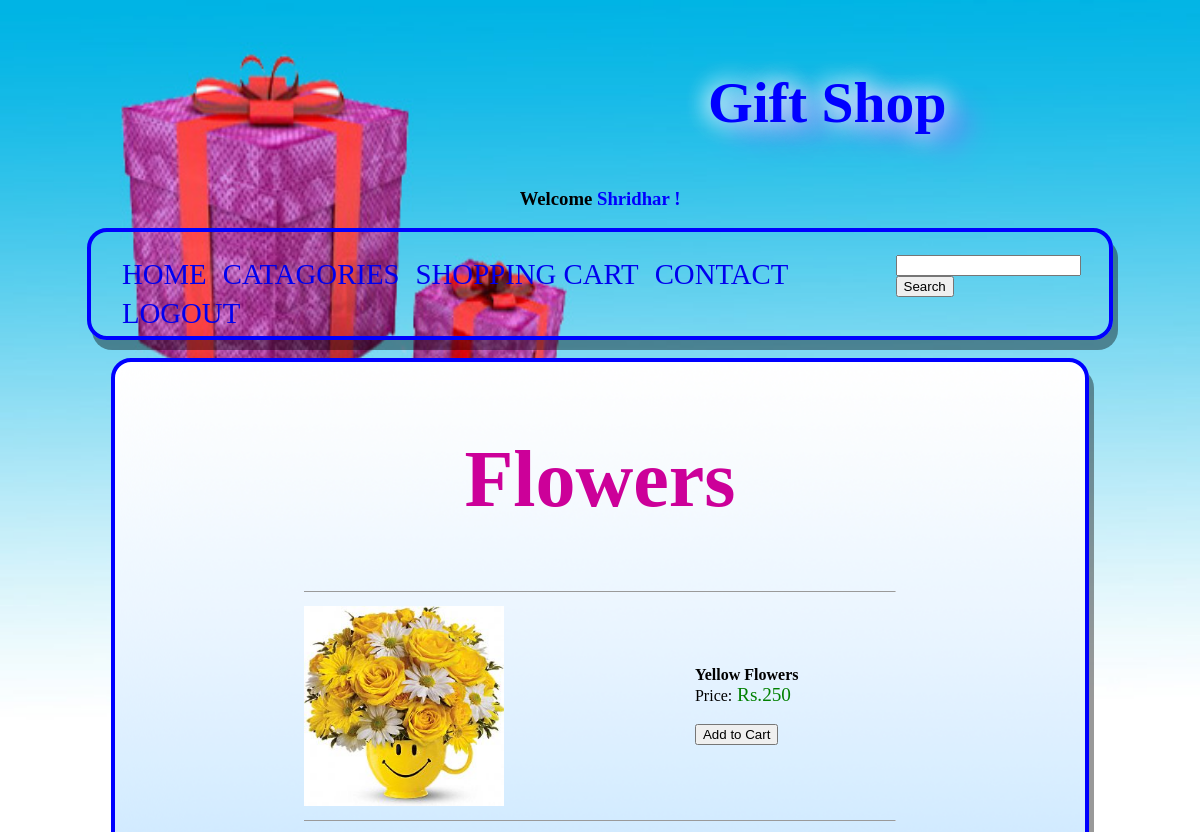
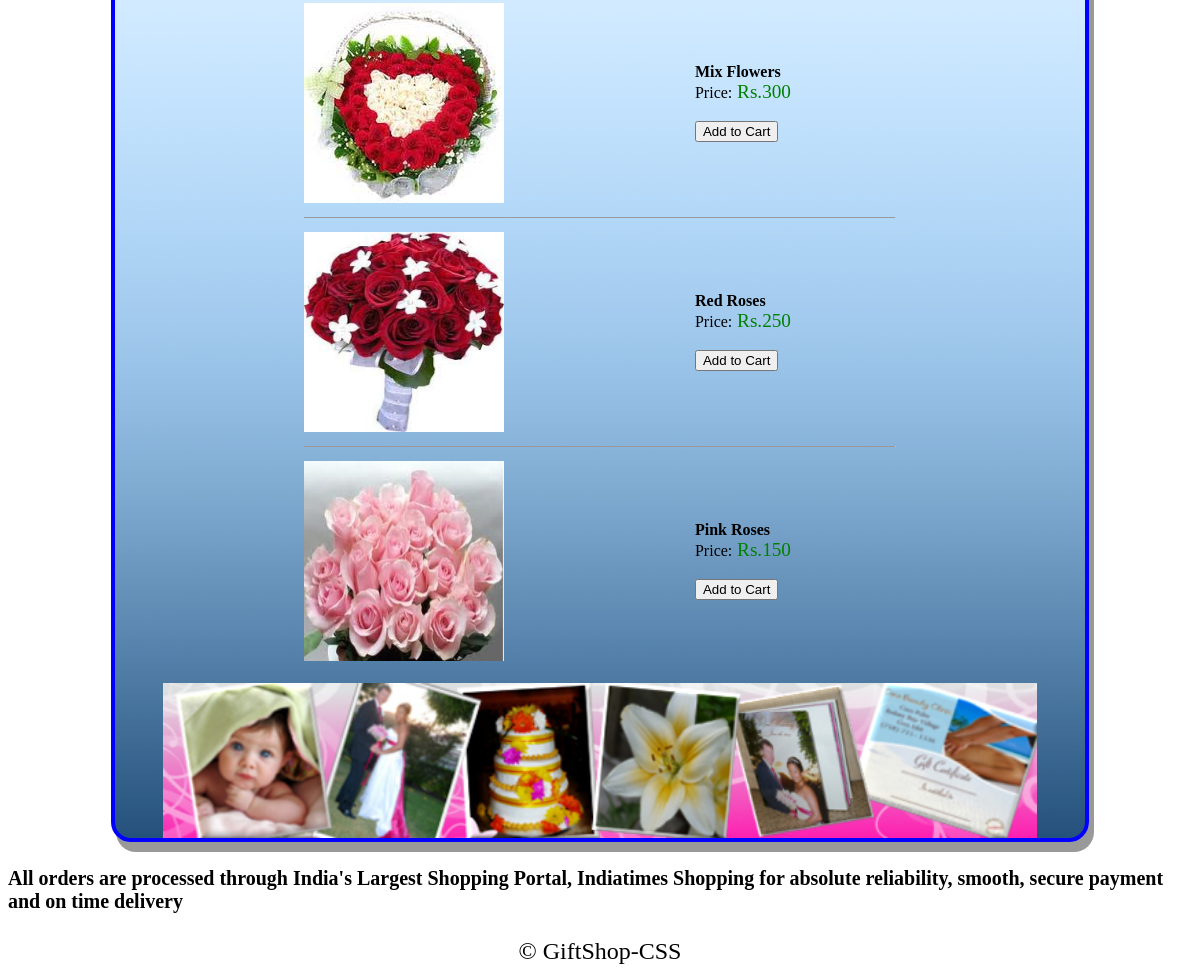
/flowers_log.php (signed in), run on the app's committed database (2 pictures, top to bottom).
### tables this page shows
CREATE TABLE IF NOT EXISTS `gifts` (
  `id_no` int(20) NOT NULL AUTO_INCREMENT,
  `name` varchar(100) NOT NULL,
  `prize` int(100) NOT NULL,
  `picture` varchar(100) NOT NULL,
  `category` varchar(100) NOT NULL,
  PRIMARY KEY (`id_no`)
);

### flowers_log.php (the view, shortened to what this page needs)
<?php include 'top_log.php'; ?>
<!DOCTYPE html PUBLIC "-//W3C//DTD XHTML 1.0 Transitional//EN" "http://www.w3.org/TR/xhtml1/DTD/xhtml1-transitional.dtd">
<html xmlns="http://www.w3.org/1999/xhtml">
<head>
</head>
<body>
<div align="center">
<h1 class="head">Flowers</h1>
	<table border="0" cellpadding="2px" width="600px">
		<?php
			$result=mysql_query("select * from  gifts where category='f'") or die("select * from  gifts where category='f'"."<br/><br/>".mysql_error());
			while($row=mysql_fetch_array($result)){
		?>
		<tr><td colspan="2"><hr size="1" /></td></tr>
    	<tr >
        	<td><img src="<?php echo $row['picture']?>"   width="200" height="200"/></td>
            <td>   	<b><?php echo $row['name']?></b><br />
                    Price:<big style="color:green">
                    	Rs.<?php echo $row['prize']?></big><br /><br />
                    <input type="button" value="Add to Cart" onclick="addtocart(<?php echo $row['id_no']?>)" />
			</td>
		</tr>
        <?php } ?>
    </table>
</div>
</body>
</html>
<?php include 'bottom.php'; ?>

### css/css1.css (style rules this page uses)
h1.head { font-family:Ravie;color:CC0099;font-size:80px; text-align:center; }

### data on the page
gifts: picture (picture), name "Yellow Flowers", prize "250"
gifts: picture (picture), name "Mix Flowers", prize "300"
gifts: picture (picture), name "Red Roses", prize "250"
gifts: picture (picture), name "Pink Roses", prize "150"

### other printed values
$_SESSION['loginName'] "Shridhar"
